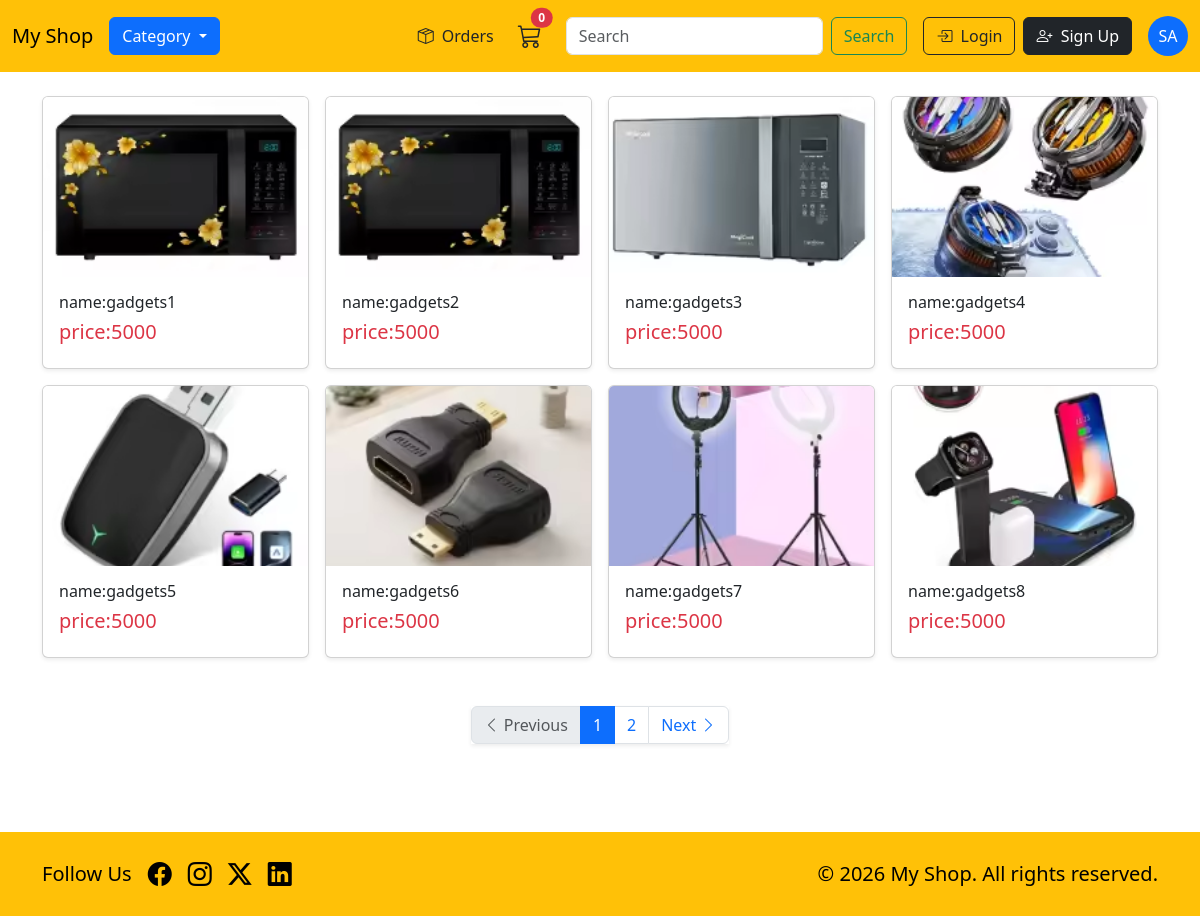
The app's page /home/categories/E with its own data.
### products/models.py (models this page shows, shortened)
class product(models.Model):
    cate=[
        ('E','Electronics'),
        ('M','Makeup items'),
        ('V','Vehicles'),
        ('F','Foods'),
        ('C','Clothes'),
    ]
    name=models.CharField(max_length=20)
    price=models.IntegerField()
    description=models.CharField(max_length=500)
    image=models.ImageField(upload_to='photos/')
    quantity=models.IntegerField()
    category=models.CharField(choices=cate)
    random_order=models.FloatField(default=get_random_value,blank=True)

### core/views.py (the view)
# urls.py: path('categories/<str:cate>',views.categories,name='categories'),
def categories(request,cate):
    data=product.objects.filter(category=cate)
    value=page_inator(request,data)
    return render(request,'categories.html',{'data':value})

### core/context_processors.py (called while the page is built)
def count(request):
    if request.user.is_authenticated:
        value=cart.objects.filter(user=request.user).count()
        return {'count_data':value}
    else:
        return {'count_data':0}

### core/views.py (called while the page is built)
def page_inator(request,data):
    paginator=Paginator(data,8)
    page_number=request.GET.get('page')  # comes from ?page=2 in the URL
    obj=paginator.get_page(page_number)  #data related to that page number
    return obj

### core/templates/categories.html
{%extends 'base.html'%}
{%block body%}
<div class="container mt-4">
    <div class="row g-3">
{%for i in data%}
        <div class="col-6 col-md-4 col-lg-3">
    <a href="{%url 'details' i.id %}" class="text-decoration-none text-dark"232131>
            <div class="card h-100 shadow-sm">
                <img src="{{i.image.url}}"
                     class="card-img-top"
                     alt="Product"
                     style="height:180px; object-fit:cover;"
                     >
                <div class="card-body">
                    <h6 class="card-title">
                        name:{{i.name}}
                    </h6>
                    <h5 class="text-danger">
                        price:{{i.price}}
                    </h5>
                </div>
            </div>
            </a>
        </div>
        {%endfor%}
        <div class="d-flex justify-content-center mt-5">
    <nav aria-label="Page navigation">
        <ul class="pagination shadow-sm">
            {% if data.has_previous %}
                <li class="page-item">
                    <a class="page-link rounded-start"
                       href="?page={{ data.previous_page_number }}">
                        <i class="bi bi-chevron-left"></i> Previous
                    </a>
                </li>
            {% else %}
                <li class="page-item disabled">
                    <span class="page-link rounded-start">
                        <i class="bi bi-chevron-left"></i> Previous
                    </span>
                </li>
            {% endif %}
            {% for num in data.paginator.page_range %}
                {% if data.number == num %}
                    <li class="page-item active">
                        <span class="page-link">{{ num }}</span>
                    </li>
                {% elif num >= data.number|add:"-2" and num <= data.number|add:"2" %}
                    <li class="page-item">
                        <a class="page-link" href="?page={{ num }}">{{ num }}</a>
                    </li>
                {% endif %}
            {% endfor %}
            {% if data.has_next %}
                <li class="page-item">
                    <a class="page-link rounded-end"
                       href="?page={{ data.next_page_number }}">
                        Next <i class="bi bi-chevron-right"></i>
                    </a>
                </li>
            {% else %}
                <li class="page-item disabled">
                    <span class="page-link rounded-end">
                        Next <i class="bi bi-chevron-right"></i>
                    </span>
                </li>
            {% endif %}
        </ul>
    </nav>
</div>
             </div>
             </div>
{% endblock %}

### records on screen
product: image (picture), name "gadgets1", price "5000"
product: image (picture), name "gadgets2", price "5000"
product: image (picture), name "gadgets3", price "5000"
product: image (picture), name "gadgets4", price "5000"
product: image (picture), name "gadgets5", price "5000"
product: image (picture), name "gadgets6", price "5000"
product: image (picture), name "gadgets7", price "5000"
product: image (picture), name "gadgets8", price "5000"

### other values on screen
{{ count_data }} "0"
{{ num }} "1"
{{ num }} "2"
